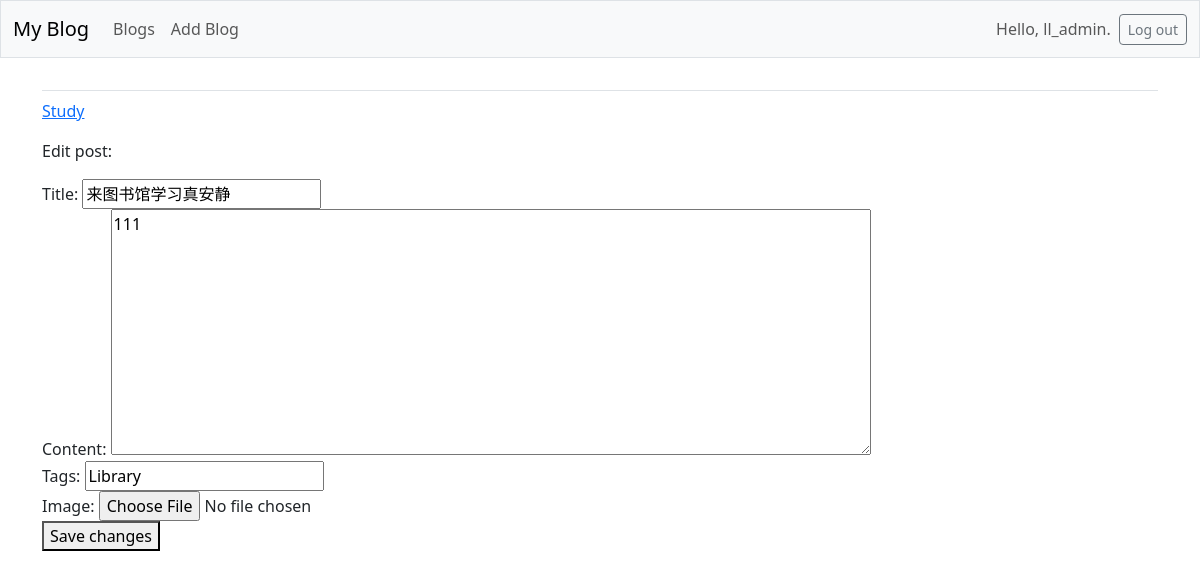
Page /edit_post/8/ (signed in) on the committed database.
### blogs/models.py (models this page shows, shortened)
class Blog(models.Model):
    title = models.CharField(max_length=100)
    date_added = models.DateTimeField(auto_now_add=True)  # 创建时间
    author = models.ForeignKey(User, on_delete=models.CASCADE, related_name='authored_blogs')
    owner = models.ForeignKey(User, on_delete=models.CASCADE, related_name='owned_blogs')
    description = models.TextField(blank=True)  # 描述，可以为空
    cover_image = models.ImageField(upload_to='blog_covers/', blank=True, null=True)  # 封面图，允许为空
    def __str__(self):
        return self.title  # 返回博客标题作为字符串表示

class Post(models.Model):
    title = models.CharField(max_length=200)
    content = models.TextField()
    author = models.ForeignKey(User, on_delete=models.CASCADE)  # 博文作者关联到用户模型
    date_added = models.DateTimeField(auto_now_add=True)  # 创建时间
    blog = models.ForeignKey(Blog, on_delete=models.CASCADE)  # 外键关联到博客模型
    tags = models.CharField(max_length=100, blank=True)  # 标签，可以为空，可以根据需要更改数据类型
    image = models.ImageField(upload_to='post_images/', blank=True, null=True)  # 图片，允许为空
    likes = models.IntegerField(default=0)  # 点赞数，默认为0

### blogs/views.py (the view)
# urls.py: path('edit_post/<int:post_id>/', views.edit_post, name='edit_post'),
@login_required
def edit_post(request, post_id):
    post = Post.objects.get(id=post_id)
    blog = post.blog
    if blog.author != request.user:
        raise Http404
    if request.method != 'POST':
        form = PostForm(instance=post)
    else:
        form = PostForm(instance=post, data=request.POST)
        if form.is_valid():
            form.save()
            return redirect('blogs:blog', blog_id=blog.id)
    context = {'post': post, 'blog': blog, 'form': form}
    return render(request, 'blogs/edit_post.html', context)

### blogs/forms.py
class PostForm(forms.ModelForm):
    class Meta:
        model = Post
        fields = ['title', 'content', 'tags', 'image']
        labels = {'title': 'Title', 'content': 'Content', 'tags': 'Tags', 'image': 'Image'}
        widgets = {'content': forms.Textarea(attrs={'rows': 10, 'cols': 80})}  # 自定义 content 字段的文本区域大小

### blogs/templates/blogs/edit_post.html (shortened to what this page needs)
{% extends "blogs/base.html" %}
{% block content %}
    <p><a href="{% url 'blogs:blog' blog_id=blog.id %}">{{ blog }}</a></p>
    <p>Edit post:</p>
    <form action="{% url 'blogs:edit_post' post_id=post.id %}" method='post'>
        {{ form.as_div }}
        <button name="submit">Save changes</button>
    </form>
{% endblock content %}

### blogs/templates/blogs/base.html (shortened to what this page needs)
<!doctype html>
<html lang="en">
<head>
    {% load django_bootstrap5 %}
    {% bootstrap_css %}
</head>
<body>
    <nav class="navbar navbar-expand-md navbar-light bg-light mb-4 border">
        <div class="container-fluid">
            <a class="navbar-brand" href="{% url 'blogs:index' %}">
                My Blog</a>
            <div class="collapse navbar-collapse" id="navbarCollapse">
                <ul class="navbar-nav me-auto mb-2 mb-md-0">
                    <li class="nav-item">
                        <a class="nav-link" href="{% url 'blogs:blogs' %}">
                            Blogs</a></li>
                    <li class="nav-item">
                        <a class="nav-link" href="{% url 'blogs:add_blog' %}">
                            Add Blog</a>
                    </li>
                </ul>
                <ul class="navbar-nav ms-auto mb-2 mb-md-0">
                    {% if user.is_authenticated %}
                    <li class="nav-item">
                        <span class="navbar-text me-2">Hello, {{ user.username }}.
                        </span></li>
                    {% endif %}
                </ul>
                {% if user.is_authenticated %}
                <form action="{% url 'accounts:logout' %}" method='post'>
                    <button name='submit' class='btn btn-outline-secondary btn-sm'>
                    Log out</button>
                </form>
            {% endif %}
            </div>
        </div>
    </nav>
    <main class="container">
        <div class="pb-2 mb-2 border-bottom">
        </div>
        <div>
            {% block content %}{% endblock content %}
        </div>
    </main>
</body>
</html>

### rows in the picture
Blog: title "Study"
Post: title "来图书馆学习真安静", content "111", tags "Library"

### other values in the picture
{{ user.username }} "ll_admin"
